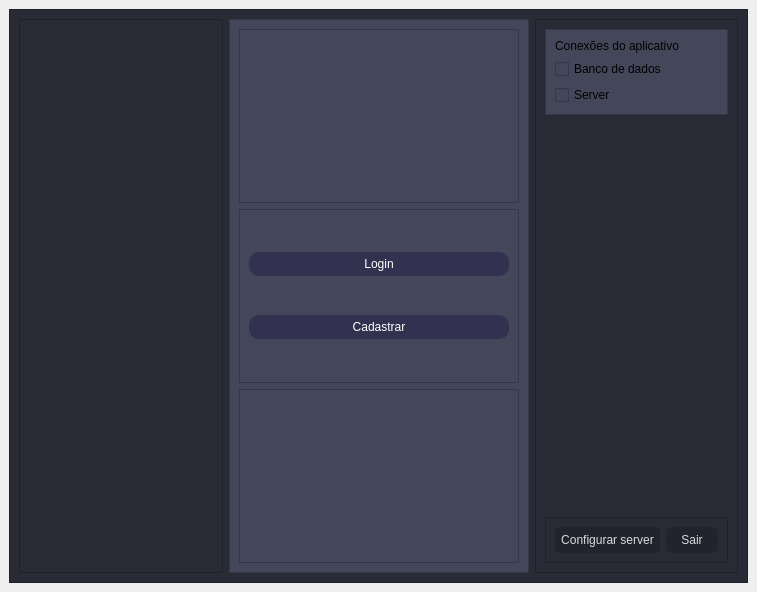
<?xml version="1.0" encoding="UTF-8"?>
<ui version="4.0">
 <class>Tela_inicio</class>
 <widget class="QMainWindow" name="Tela_inicio">
  <property name="geometry">
   <rect>
    <x>0</x>
    <y>0</y>
    <width>757</width>
    <height>592</height>
   </rect>
  </property>
  <property name="windowTitle">
   <string>Jogue Agora</string>
  </property>
  <property name="unifiedTitleAndToolBarOnMac">
   <bool>true</bool>
  </property>
  <widget class="QWidget" name="centralwidget">
   <layout class="QVBoxLayout" name="verticalLayout">
    <item>
     <widget class="QFrame" name="frame">
      <property name="styleSheet">
       <string notr="true">background-color: rgb(40, 42, 54);</string>
      </property>
      <property name="frameShape">
       <enum>QFrame::StyledPanel</enum>
      </property>
      <property name="frameShadow">
       <enum>QFrame::Raised</enum>
      </property>
      <layout class="QHBoxLayout" name="horizontalLayout">
       <item>
        <widget class="QFrame" name="frame_2">
         <property name="frameShape">
          <enum>QFrame::StyledPanel</enum>
         </property>
         <property name="frameShadow">
          <enum>QFrame::Raised</enum>
         </property>
        </widget>
       </item>
       <item>
        <widget class="QFrame" name="frame_3">
         <property name="minimumSize">
          <size>
           <width>300</width>
           <height>0</height>
          </size>
         </property>
         <property name="styleSheet">
          <string notr="true">background-color:  rgb(68, 71, 90);</string>
         </property>
         <property name="frameShape">
          <enum>QFrame::StyledPanel</enum>
         </property>
         <property name="frameShadow">
          <enum>QFrame::Raised</enum>
         </property>
         <layout class="QVBoxLayout" name="verticalLayout_2">
          <item>
           <widget class="QFrame" name="frame_5">
            <property name="frameShape">
             <enum>QFrame::StyledPanel</enum>
            </property>
            <property name="frameShadow">
             <enum>QFrame::Raised</enum>
            </property>
           </widget>
          </item>
          <item>
           <widget class="QFrame" name="frame_6">
            <property name="styleSheet">
             <string notr="true">QPushButton {
    font: 10pt &quot;MS Shell Dlg 2&quot;;
    color: rgb(218, 218, 218);
    background-color: rgb(33, 35, 45);
    border-style: outset;
    border-width: 0px;
    border-color: beige;
    border-radius: 5px;
    padding: 6px;
}

QPushButton:hover {
    background-color: rgb(88, 88, 88); /* Cor de fundo quando o botão é destacado */
}

QPushButton:pressed {
    background-color: rgb(40, 40, 40); /* Cor de fundo quando o botão é pressionado */
}
</string>
            </property>
            <property name="frameShape">
             <enum>QFrame::StyledPanel</enum>
            </property>
            <property name="frameShadow">
             <enum>QFrame::Raised</enum>
            </property>
            <layout class="QVBoxLayout" name="verticalLayout_4">
             <item>
              <widget class="QPushButton" name="pushButton">
               <property name="styleSheet">
                <string notr="true">QPushButton {
    padding: 5px 10px;
    font: 16pt &quot;Segoe UI&quot;;
    border: none;
    border-radius: 10px; /* Valor para arredondar os cantos */
    background-color: #32314f; /* Cor de fundo desejada */
    color: #ffffff; /* Cor do texto */
}

QPushButton:hover {
    background-color: rgb(62, 52, 84); /* Roxo suave no hover */
    color: #ffffff; /* Branco no hover */
}
</string>
               </property>
               <property name="text">
                <string>Login</string>
               </property>
              </widget>
             </item>
             <item>
              <widget class="QPushButton" name="pushButton_2">
               <property name="styleSheet">
                <string notr="true">QPushButton {
    padding: 5px 10px;
    font: 16pt &quot;Segoe UI&quot;;
    border: none;
    border-radius: 10px; /* Valor para arredondar os cantos */
    background-color: #32314f; /* Cor de fundo desejada */
    color: #ffffff; /* Cor do texto */
}

QPushButton:hover {
    background-color: rgb(62, 52, 84); /* Roxo suave no hover */
    color: #ffffff; /* Branco no hover */
}
</string>
               </property>
               <property name="text">
                <string>Cadastrar</string>
               </property>
              </widget>
             </item>
            </layout>
           </widget>
          </item>
          <item>
           <widget class="QFrame" name="frame_7">
            <property name="frameShape">
             <enum>QFrame::StyledPanel</enum>
            </property>
            <property name="frameShadow">
             <enum>QFrame::Raised</enum>
            </property>
           </widget>
          </item>
         </layout>
        </widget>
       </item>
       <item>
        <widget class="QFrame" name="frame_4">
         <property name="frameShape">
          <enum>QFrame::StyledPanel</enum>
         </property>
         <property name="frameShadow">
          <enum>QFrame::Raised</enum>
         </property>
         <layout class="QVBoxLayout" name="verticalLayout_3">
          <item>
           <widget class="QFrame" name="frame_9">
            <property name="styleSheet">
             <string notr="true">background-color:  rgb(68, 71, 90);
font: 9pt &quot;Segoe UI Symbol&quot;;
color: rgb(0, 0, 0);</string>
            </property>
            <property name="frameShape">
             <enum>QFrame::StyledPanel</enum>
            </property>
            <property name="frameShadow">
             <enum>QFrame::Raised</enum>
            </property>
            <layout class="QVBoxLayout" name="verticalLayout_5">
             <item>
              <widget class="QLabel" name="label">
               <property name="text">
                <string>Conexões do aplicativo</string>
               </property>
              </widget>
             </item>
             <item>
              <widget class="QCheckBox" name="checkBox_2">
               <property name="text">
                <string>Banco de dados</string>
               </property>
               <property name="checkable">
                <bool>false</bool>
               </property>
              </widget>
             </item>
             <item>
              <widget class="QCheckBox" name="checkBox">
               <property name="text">
                <string>Server</string>
               </property>
               <property name="checkable">
                <bool>false</bool>
               </property>
               <property name="checked">
                <bool>false</bool>
               </property>
               <property name="tristate">
                <bool>false</bool>
               </property>
              </widget>
             </item>
            </layout>
           </widget>
          </item>
          <item>
           <spacer name="verticalSpacer">
            <property name="orientation">
             <enum>Qt::Vertical</enum>
            </property>
            <property name="sizeHint" stdset="0">
             <size>
              <width>20</width>
              <height>40</height>
             </size>
            </property>
           </spacer>
          </item>
          <item>
           <widget class="QFrame" name="frame_8">
            <property name="styleSheet">
             <string notr="true">QPushButton {
    font: 10pt &quot;MS Shell Dlg 2&quot;;
    color: rgb(218, 218, 218);
    background-color: rgb(33, 35, 45);
    border-style: outset;
    border-width: 0px;
    border-color: beige;
    border-radius: 5px;
    padding: 6px;
}

QPushButton:hover {
    background-color: rgb(88, 88, 88); /* Cor de fundo quando o botão é destacado */
}

QPushButton:pressed {
    background-color: rgb(40, 40, 40); /* Cor de fundo quando o botão é pressionado */
}
</string>
            </property>
            <property name="frameShape">
             <enum>QFrame::StyledPanel</enum>
            </property>
            <property name="frameShadow">
             <enum>QFrame::Raised</enum>
            </property>
            <layout class="QHBoxLayout" name="horizontalLayout_2">
             <item>
              <widget class="QPushButton" name="pushButton_4">
               <property name="text">
                <string>Configurar server</string>
               </property>
              </widget>
             </item>
             <item>
              <widget class="QPushButton" name="pushButton_3">
               <property name="text">
                <string>Sair</string>
               </property>
              </widget>
             </item>
            </layout>
           </widget>
          </item>
         </layout>
        </widget>
       </item>
      </layout>
     </widget>
    </item>
   </layout>
  </widget>
 </widget>
 <resources/>
 <connections/>
</ui>
